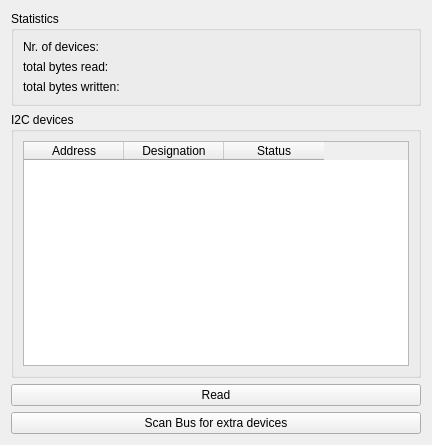
<?xml version="1.0" encoding="UTF-8"?>
<ui version="4.0">
 <class>I2cForm</class>
 <widget class="QWidget" name="I2cForm">
  <property name="geometry">
   <rect>
    <x>0</x>
    <y>0</y>
    <width>432</width>
    <height>445</height>
   </rect>
  </property>
  <property name="windowTitle">
   <string>Form</string>
  </property>
  <layout class="QGridLayout" name="gridLayout_3">
   <item row="0" column="0">
    <widget class="QGroupBox" name="statisticsGroupBox">
     <property name="title">
      <string>Statistics</string>
     </property>
     <layout class="QGridLayout" name="gridLayout_2">
      <item row="0" column="0">
       <layout class="QVBoxLayout" name="verticalLayout">
        <item>
         <widget class="QLabel" name="nrDevicesLabel">
          <property name="text">
           <string>Nr. of devices:</string>
          </property>
         </widget>
        </item>
        <item>
         <widget class="QLabel" name="bytesReadLabel">
          <property name="text">
           <string>total bytes read: </string>
          </property>
         </widget>
        </item>
        <item>
         <widget class="QLabel" name="bytesWrittenLabel">
          <property name="text">
           <string>total bytes written:</string>
          </property>
         </widget>
        </item>
       </layout>
      </item>
     </layout>
    </widget>
   </item>
   <item row="1" column="0">
    <widget class="QGroupBox" name="devicesGroupBox">
     <property name="title">
      <string>I2C devices</string>
     </property>
     <layout class="QGridLayout" name="gridLayout">
      <item row="0" column="0">
       <widget class="QTableWidget" name="devicesTableWidget">
        <property name="autoFillBackground">
         <bool>true</bool>
        </property>
        <property name="alternatingRowColors">
         <bool>true</bool>
        </property>
        <property name="sortingEnabled">
         <bool>false</bool>
        </property>
        <column>
         <property name="text">
          <string>Address</string>
         </property>
        </column>
        <column>
         <property name="text">
          <string>Designation</string>
         </property>
        </column>
        <column>
         <property name="text">
          <string>Status</string>
         </property>
        </column>
       </widget>
      </item>
     </layout>
    </widget>
   </item>
   <item row="2" column="0">
    <widget class="QPushButton" name="statsQueryPushButton">
     <property name="text">
      <string>Read</string>
     </property>
    </widget>
   </item>
   <item row="3" column="0">
    <widget class="QPushButton" name="scanBusPushButton">
     <property name="text">
      <string>Scan Bus for extra devices</string>
     </property>
    </widget>
   </item>
  </layout>
 </widget>
 <resources/>
 <connections/>
</ui>
